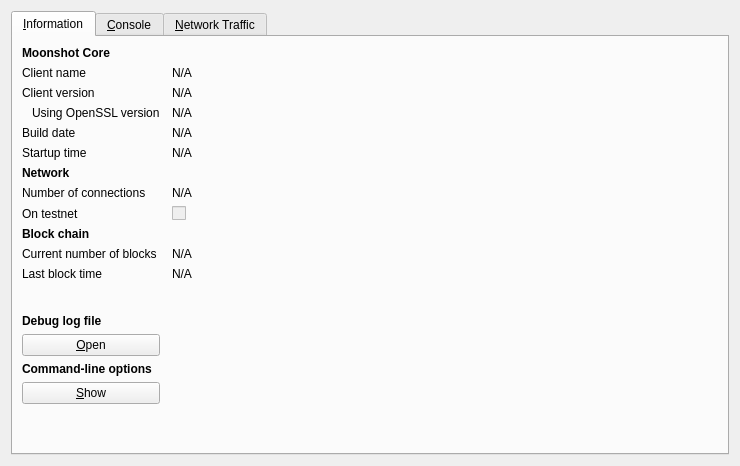
<?xml version="1.0" encoding="UTF-8"?>
<ui version="4.0">
 <class>RPCConsole</class>
 <widget class="QDialog" name="RPCConsole">
  <property name="geometry">
   <rect>
    <x>0</x>
    <y>0</y>
    <width>740</width>
    <height>466</height>
   </rect>
  </property>
  <property name="windowTitle">
   <string>Moonshot - Debug window</string>
  </property>
  <layout class="QVBoxLayout" name="verticalLayout_2">
   <item>
    <widget class="QTabWidget" name="tabWidget">
     <property name="currentIndex">
      <number>0</number>
     </property>
     <widget class="QWidget" name="tab_info">
      <attribute name="title">
       <string>&amp;Information</string>
      </attribute>
      <layout class="QGridLayout" name="gridLayout" columnstretch="0,1">
       <property name="horizontalSpacing">
        <number>12</number>
       </property>
       <item row="0" column="0">
        <widget class="QLabel" name="label_9">
         <property name="font">
          <font>
           <weight>75</weight>
           <bold>true</bold>
          </font>
         </property>
         <property name="text">
          <string>Moonshot Core</string>
         </property>
        </widget>
       </item>
       <item row="1" column="0">
        <widget class="QLabel" name="label_5">
         <property name="text">
          <string>Client name</string>
         </property>
        </widget>
       </item>
       <item row="1" column="1">
        <widget class="QLabel" name="clientName">
         <property name="cursor">
          <cursorShape>IBeamCursor</cursorShape>
         </property>
         <property name="text">
          <string>N/A</string>
         </property>
         <property name="textFormat">
          <enum>Qt::PlainText</enum>
         </property>
         <property name="textInteractionFlags">
          <set>Qt::LinksAccessibleByMouse|Qt::TextSelectableByKeyboard|Qt::TextSelectableByMouse</set>
         </property>
        </widget>
       </item>
       <item row="2" column="0">
        <widget class="QLabel" name="label_6">
         <property name="text">
          <string>Client version</string>
         </property>
        </widget>
       </item>
       <item row="2" column="1">
        <widget class="QLabel" name="clientVersion">
         <property name="cursor">
          <cursorShape>IBeamCursor</cursorShape>
         </property>
         <property name="text">
          <string>N/A</string>
         </property>
         <property name="textFormat">
          <enum>Qt::PlainText</enum>
         </property>
         <property name="textInteractionFlags">
          <set>Qt::LinksAccessibleByMouse|Qt::TextSelectableByKeyboard|Qt::TextSelectableByMouse</set>
         </property>
        </widget>
       </item>
       <item row="3" column="0">
        <widget class="QLabel" name="label_14">
         <property name="text">
          <string>Using OpenSSL version</string>
         </property>
         <property name="indent">
          <number>10</number>
         </property>
        </widget>
       </item>
       <item row="3" column="1">
        <widget class="QLabel" name="openSSLVersion">
         <property name="cursor">
          <cursorShape>IBeamCursor</cursorShape>
         </property>
         <property name="text">
          <string>N/A</string>
         </property>
         <property name="textFormat">
          <enum>Qt::PlainText</enum>
         </property>
         <property name="textInteractionFlags">
          <set>Qt::LinksAccessibleByMouse|Qt::TextSelectableByKeyboard|Qt::TextSelectableByMouse</set>
         </property>
        </widget>
       </item>
       <item row="4" column="0">
        <widget class="QLabel" name="label_12">
         <property name="text">
          <string>Build date</string>
         </property>
        </widget>
       </item>
       <item row="4" column="1">
        <widget class="QLabel" name="buildDate">
         <property name="cursor">
          <cursorShape>IBeamCursor</cursorShape>
         </property>
         <property name="text">
          <string>N/A</string>
         </property>
         <property name="textFormat">
          <enum>Qt::PlainText</enum>
         </property>
         <property name="textInteractionFlags">
          <set>Qt::LinksAccessibleByMouse|Qt::TextSelectableByKeyboard|Qt::TextSelectableByMouse</set>
         </property>
        </widget>
       </item>
       <item row="5" column="0">
        <widget class="QLabel" name="label_13">
         <property name="text">
          <string>Startup time</string>
         </property>
        </widget>
       </item>
       <item row="5" column="1">
        <widget class="QLabel" name="startupTime">
         <property name="cursor">
          <cursorShape>IBeamCursor</cursorShape>
         </property>
         <property name="text">
          <string>N/A</string>
         </property>
         <property name="textFormat">
          <enum>Qt::PlainText</enum>
         </property>
         <property name="textInteractionFlags">
          <set>Qt::LinksAccessibleByMouse|Qt::TextSelectableByKeyboard|Qt::TextSelectableByMouse</set>
         </property>
        </widget>
       </item>
       <item row="6" column="0">
        <widget class="QLabel" name="label_11">
         <property name="font">
          <font>
           <weight>75</weight>
           <bold>true</bold>
          </font>
         </property>
         <property name="text">
          <string>Network</string>
         </property>
        </widget>
       </item>
       <item row="7" column="0">
        <widget class="QLabel" name="label_7">
         <property name="text">
          <string>Number of connections</string>
         </property>
        </widget>
       </item>
       <item row="7" column="1">
        <widget class="QLabel" name="numberOfConnections">
         <property name="cursor">
          <cursorShape>IBeamCursor</cursorShape>
         </property>
         <property name="text">
          <string>N/A</string>
         </property>
         <property name="textFormat">
          <enum>Qt::PlainText</enum>
         </property>
         <property name="textInteractionFlags">
          <set>Qt::LinksAccessibleByMouse|Qt::TextSelectableByKeyboard|Qt::TextSelectableByMouse</set>
         </property>
        </widget>
       </item>
       <item row="8" column="0">
        <widget class="QLabel" name="label_8">
         <property name="text">
          <string>On testnet</string>
         </property>
        </widget>
       </item>
       <item row="8" column="1">
        <widget class="QCheckBox" name="isTestNet">
         <property name="enabled">
          <bool>false</bool>
         </property>
         <property name="text">
          <string/>
         </property>
        </widget>
       </item>
       <item row="9" column="0">
        <widget class="QLabel" name="label_10">
         <property name="font">
          <font>
           <weight>75</weight>
           <bold>true</bold>
          </font>
         </property>
         <property name="text">
          <string>Block chain</string>
         </property>
        </widget>
       </item>
       <item row="10" column="0">
        <widget class="QLabel" name="label_3">
         <property name="text">
          <string>Current number of blocks</string>
         </property>
        </widget>
       </item>
       <item row="10" column="1">
        <widget class="QLabel" name="numberOfBlocks">
         <property name="cursor">
          <cursorShape>IBeamCursor</cursorShape>
         </property>
         <property name="text">
          <string>N/A</string>
         </property>
         <property name="textFormat">
          <enum>Qt::PlainText</enum>
         </property>
         <property name="textInteractionFlags">
          <set>Qt::LinksAccessibleByMouse|Qt::TextSelectableByKeyboard|Qt::TextSelectableByMouse</set>
         </property>
        </widget>
       </item>
       <item row="11" column="0">
        <widget class="QLabel" name="label_2">
         <property name="text">
          <string>Last block time</string>
         </property>
        </widget>
       </item>
       <item row="11" column="1">
        <widget class="QLabel" name="lastBlockTime">
         <property name="cursor">
          <cursorShape>IBeamCursor</cursorShape>
         </property>
         <property name="text">
          <string>N/A</string>
         </property>
         <property name="textFormat">
          <enum>Qt::PlainText</enum>
         </property>
         <property name="textInteractionFlags">
          <set>Qt::LinksAccessibleByMouse|Qt::TextSelectableByKeyboard|Qt::TextSelectableByMouse</set>
         </property>
        </widget>
       </item>
       <item row="12" column="0">
        <spacer name="verticalSpacer_2">
         <property name="orientation">
          <enum>Qt::Vertical</enum>
         </property>
         <property name="sizeHint" stdset="0">
          <size>
           <width>20</width>
           <height>20</height>
          </size>
         </property>
        </spacer>
       </item>
       <item row="13" column="0">
        <widget class="QLabel" name="labelDebugLogfile">
         <property name="font">
          <font>
           <weight>75</weight>
           <bold>true</bold>
          </font>
         </property>
         <property name="text">
          <string>Debug log file</string>
         </property>
        </widget>
       </item>
       <item row="14" column="0">
        <widget class="QPushButton" name="openDebugLogfileButton">
         <property name="toolTip">
          <string>Open the Moonshot debug log file from the current data directory. This can take a few seconds for large log files.</string>
         </property>
         <property name="text">
          <string>&amp;Open</string>
         </property>
         <property name="autoDefault">
          <bool>false</bool>
         </property>
        </widget>
       </item>
       <item row="15" column="0">
        <widget class="QLabel" name="labelCLOptions">
         <property name="font">
          <font>
           <weight>75</weight>
           <bold>true</bold>
          </font>
         </property>
         <property name="text">
          <string>Command-line options</string>
         </property>
        </widget>
       </item>
       <item row="16" column="0">
        <widget class="QPushButton" name="showCLOptionsButton">
         <property name="toolTip">
          <string>Show the Moonshot help message to get a list with possible Moonshot command-line options.</string>
         </property>
         <property name="text">
          <string>&amp;Show</string>
         </property>
         <property name="autoDefault">
          <bool>false</bool>
         </property>
        </widget>
       </item>
       <item row="17" column="0">
        <spacer name="verticalSpacer">
         <property name="orientation">
          <enum>Qt::Vertical</enum>
         </property>
         <property name="sizeHint" stdset="0">
          <size>
           <width>20</width>
           <height>40</height>
          </size>
         </property>
        </spacer>
       </item>
      </layout>
     </widget>
     <widget class="QWidget" name="tab_console">
      <attribute name="title">
       <string>&amp;Console</string>
      </attribute>
      <layout class="QVBoxLayout" name="verticalLayout_3">
       <property name="spacing">
        <number>3</number>
       </property>
       <item>
        <widget class="QTextEdit" name="messagesWidget">
         <property name="minimumSize">
          <size>
           <width>0</width>
           <height>100</height>
          </size>
         </property>
         <property name="readOnly">
          <bool>true</bool>
         </property>
         <property name="tabKeyNavigation" stdset="0">
          <bool>false</bool>
         </property>
         <property name="columnCount" stdset="0">
          <number>2</number>
         </property>
        </widget>
       </item>
       <item>
        <layout class="QHBoxLayout" name="horizontalLayout">
         <property name="spacing">
          <number>3</number>
         </property>
         <item>
          <widget class="QLineEdit" name="lineEdit">
           <property name="minimumSize">
            <size>
             <width>0</width>
             <height>32</height>
            </size>
           </property>
           <property name="maximumSize">
            <size>
             <width>16777215</width>
             <height>32</height>
            </size>
           </property>
          </widget>
         </item>
         <item>
          <widget class="QPushButton" name="clearButton">
           <property name="minimumSize">
            <size>
             <width>48</width>
             <height>32</height>
            </size>
           </property>
           <property name="maximumSize">
            <size>
             <width>48</width>
             <height>32</height>
            </size>
           </property>
           <property name="toolTip">
            <string>Clear console</string>
           </property>
           <property name="text">
            <string/>
           </property>
           <property name="icon">
            <iconset resource="../Moonshot.qrc">
             <normaloff>:/icons/remove_w</normaloff>:/icons/remove_w</iconset>
           </property>
           <property name="shortcut">
            <string notr="true">Ctrl+L</string>
           </property>
           <property name="autoDefault">
            <bool>false</bool>
           </property>
          </widget>
         </item>
        </layout>
       </item>
      </layout>
     </widget>
     <widget class="QWidget" name="tab">
      <attribute name="title">
       <string>&amp;Network Traffic</string>
      </attribute>
      <layout class="QHBoxLayout" name="horizontalLayout_3">
       <item>
        <layout class="QVBoxLayout" name="verticalLayout_4">
         <item>
          <widget class="TrafficGraphWidget" name="trafficGraph" native="true">
           <property name="sizePolicy">
            <sizepolicy hsizetype="Expanding" vsizetype="Expanding">
             <horstretch>0</horstretch>
             <verstretch>0</verstretch>
            </sizepolicy>
           </property>
          </widget>
         </item>
         <item>
          <layout class="QHBoxLayout" name="horizontalLayout_2">
           <item>
            <widget class="QSlider" name="sldGraphRange">
             <property name="minimum">
              <number>1</number>
             </property>
             <property name="maximum">
              <number>288</number>
             </property>
             <property name="pageStep">
              <number>12</number>
             </property>
             <property name="value">
              <number>6</number>
             </property>
             <property name="orientation">
              <enum>Qt::Horizontal</enum>
             </property>
            </widget>
           </item>
           <item>
            <widget class="QLabel" name="lblGraphRange">
             <property name="minimumSize">
              <size>
               <width>100</width>
               <height>0</height>
              </size>
             </property>
             <property name="alignment">
              <set>Qt::AlignCenter</set>
             </property>
            </widget>
           </item>
           <item>
            <widget class="QPushButton" name="btnClearTrafficGraph">
             <property name="text">
              <string>&amp;Clear</string>
             </property>
            </widget>
           </item>
          </layout>
         </item>
        </layout>
       </item>
       <item>
        <layout class="QVBoxLayout" name="verticalLayout">
         <item>
          <widget class="QGroupBox" name="groupBox">
           <property name="title">
            <string>Totals</string>
           </property>
           <layout class="QVBoxLayout" name="verticalLayout_5">
            <item>
             <layout class="QHBoxLayout" name="horizontalLayout_4">
              <item>
               <widget class="Line" name="line">
                <property name="sizePolicy">
                 <sizepolicy hsizetype="Fixed" vsizetype="Fixed">
                  <horstretch>0</horstretch>
                  <verstretch>0</verstretch>
                 </sizepolicy>
                </property>
                <property name="minimumSize">
                 <size>
                  <width>10</width>
                  <height>0</height>
                 </size>
                </property>
                <property name="palette">
                 <palette>
                  <active>
                   <colorrole role="Light">
                    <brush brushstyle="SolidPattern">
                     <color alpha="255">
                      <red>0</red>
                      <green>255</green>
                      <blue>0</blue>
                     </color>
                    </brush>
                   </colorrole>
                  </active>
                  <inactive>
                   <colorrole role="Light">
                    <brush brushstyle="SolidPattern">
                     <color alpha="255">
                      <red>0</red>
                      <green>255</green>
                      <blue>0</blue>
                     </color>
                    </brush>
                   </colorrole>
                  </inactive>
                  <disabled>
                   <colorrole role="Light">
                    <brush brushstyle="SolidPattern">
                     <color alpha="255">
                      <red>0</red>
                      <green>255</green>
                      <blue>0</blue>
                     </color>
                    </brush>
                   </colorrole>
                  </disabled>
                 </palette>
                </property>
                <property name="orientation">
                 <enum>Qt::Horizontal</enum>
                </property>
               </widget>
              </item>
              <item>
               <widget class="QLabel" name="label_16">
                <property name="text">
                 <string>In:</string>
                </property>
               </widget>
              </item>
              <item>
               <widget class="QLabel" name="lblBytesIn">
                <property name="minimumSize">
                 <size>
                  <width>50</width>
                  <height>0</height>
                 </size>
                </property>
                <property name="alignment">
                 <set>Qt::AlignRight|Qt::AlignTrailing|Qt::AlignVCenter</set>
                </property>
               </widget>
              </item>
             </layout>
            </item>
            <item>
             <layout class="QHBoxLayout" name="horizontalLayout_5">
              <item>
               <widget class="Line" name="line_2">
                <property name="sizePolicy">
                 <sizepolicy hsizetype="Fixed" vsizetype="Fixed">
                  <horstretch>0</horstretch>
                  <verstretch>0</verstretch>
                 </sizepolicy>
                </property>
                <property name="minimumSize">
                 <size>
                  <width>10</width>
                  <height>0</height>
                 </size>
                </property>
                <property name="palette">
                 <palette>
                  <active>
                   <colorrole role="Light">
                    <brush brushstyle="SolidPattern">
                     <color alpha="255">
                      <red>255</red>
                      <green>0</green>
                      <blue>0</blue>
                     </color>
                    </brush>
                   </colorrole>
                  </active>
                  <inactive>
                   <colorrole role="Light">
                    <brush brushstyle="SolidPattern">
                     <color alpha="255">
                      <red>255</red>
                      <green>0</green>
                      <blue>0</blue>
                     </color>
                    </brush>
                   </colorrole>
                  </inactive>
                  <disabled>
                   <colorrole role="Light">
                    <brush brushstyle="SolidPattern">
                     <color alpha="255">
                      <red>255</red>
                      <green>0</green>
                      <blue>0</blue>
                     </color>
                    </brush>
                   </colorrole>
                  </disabled>
                 </palette>
                </property>
                <property name="orientation">
                 <enum>Qt::Horizontal</enum>
                </property>
               </widget>
              </item>
              <item>
               <widget class="QLabel" name="label_17">
                <property name="text">
                 <string>Out:</string>
                </property>
               </widget>
              </item>
              <item>
               <widget class="QLabel" name="lblBytesOut">
                <property name="minimumSize">
                 <size>
                  <width>50</width>
                  <height>0</height>
                 </size>
                </property>
                <property name="alignment">
                 <set>Qt::AlignRight|Qt::AlignTrailing|Qt::AlignVCenter</set>
                </property>
               </widget>
              </item>
             </layout>
            </item>
            <item>
             <spacer name="verticalSpacer_4">
              <property name="orientation">
               <enum>Qt::Vertical</enum>
              </property>
              <property name="sizeHint" stdset="0">
               <size>
                <width>20</width>
                <height>407</height>
               </size>
              </property>
             </spacer>
            </item>
           </layout>
          </widget>
         </item>
        </layout>
       </item>
      </layout>
     </widget>
    </widget>
   </item>
  </layout>
 </widget>
 <customwidgets>
  <customwidget>
   <class>TrafficGraphWidget</class>
   <extends>QWidget</extends>
   <header>trafficgraphwidget.h</header>
   <container>1</container>
   <slots>
    <slot>clear()</slot>
   </slots>
  </customwidget>
 </customwidgets>
 <resources>
  <include location="../Moonshot.qrc"/>
 </resources>
 <connections/>
</ui>
